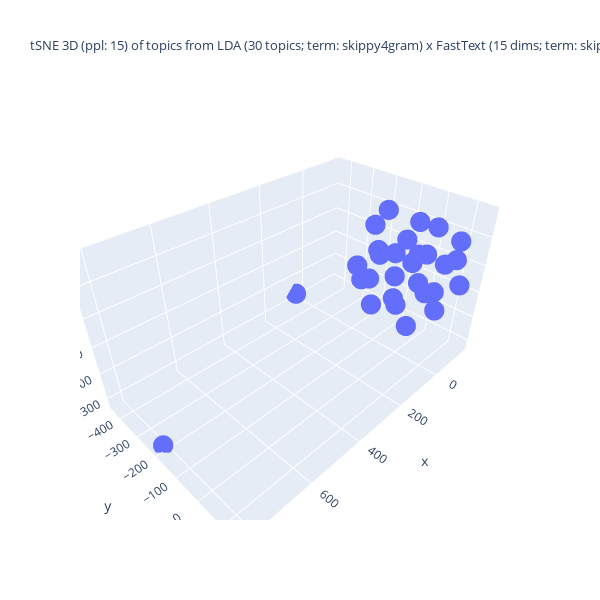

Notebook code cell kept with this figure:
### Code cell
%%capture --no-display
## Plotlyを使って tSNE の結果の可視化 (3D)
import numpy as np
import plotly.graph_objects as go
## 変数の指定
d1, d2, d3 = topic_tsne_3d[:,0], topic_tsne_3d[:,1], topic_tsne_3d[:,2]
fig = go.Figure(data = [go.Scatter3d(x = d1, y = d2, z = d3,
                                     mode = 'markers', marker = dict(size = 7)) ])
## 3D 散布図にラベルを追加する処理は未実装
if use_FastText:
    if use_LDA:
        title_val = f"tSNE 3D (ppl: {top_perplexity_val}) of topics from LDA ({n_topics} topics; term: {lda_term_type}) x FastText ({ft_n_dims} dims; term: {ft_term_type}; window: {ft_window_size})"
    else:
        title_val = f"tSNE 3D (ppl: {top_perplexity_val}) of dims under FastText ({n_topics} dims)"
else:
    title_val = f"tSNE 3D (ppl: {top_perplexity_val}) of topics from LDA ({n_topics} topics; term: {lda_term_type})"
#
fig.update_layout(title = dict(text = title_val, font_size = 13),
                  autosize = False, width = 600, height = 600,)
fig.show()

### Figure 1 — Plotly figure (JSON) as saved in the notebook; plotly's stock layout.template omitted (floating-point values rounded to 4 significant figures)
{"data": [{"marker": {"size": 7}, "mode": "markers", "type": "scatter3d", "x": [148.4, 70.0, 136.1, -76.51, 32.45, -21.77, 74.39, 29.03, 53.05, -58.72, -158.3, 56.5, -5.646, -98.39, -130.8, 55.67, 814.5, -98.01, -153.3, -147.6, -74.53, -16.41, 56.63, 2.136, -55.13, 84.18, 110.6, -6.192, 158.5, -23.42], "y": [-10.21, -141.9, 61.89, 147.7, -68.88, 149.0, 77.85, 134.0, 58.58, 53.27, 45.74, -74.17, -40.39, -175.6, -53.54, -4.749, -208.2, 22.38, -73.85, 90.76, 21.06, 38.25, -441.2, -10.55, -83.61, 150.0, -44.18, -145.6, -54.58, -152.5], "z": [117.3, -19.91, -43.49, -32.34, 185.6, 80.11, 108.2, -81.86, -168.5, 138.9, -33.52, 57.84, -136.1, -59.53, 96.61, -8.105, -327.5, -129.8, -73.95, 72.94, 27.65, -45.8, -275.6, 97.23, -0.689, 18.05, -106.4, -104.7, 4.278, 89.51]}], "layout": {"autosize": false, "height": 600, "title": {"font": {"size": 13}, "text": "tSNE 3D (ppl: 15) of topics from LDA (30 topics; term: skippy4gram) x FastText (15 dims; term: skippy4gram; window: 5)"}, "width": 600}}
